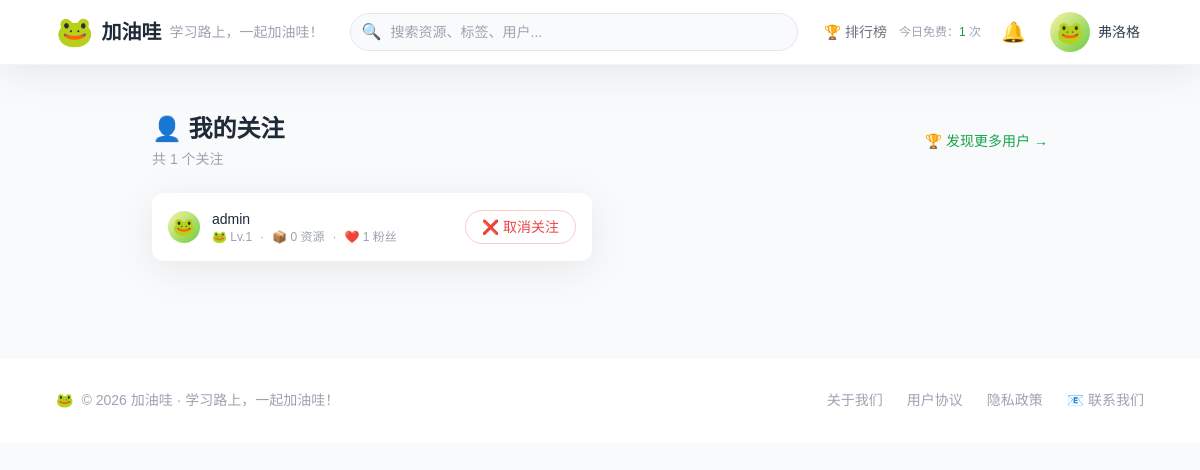
The page /my-follows/ (signed in) on the database as committed earlier.
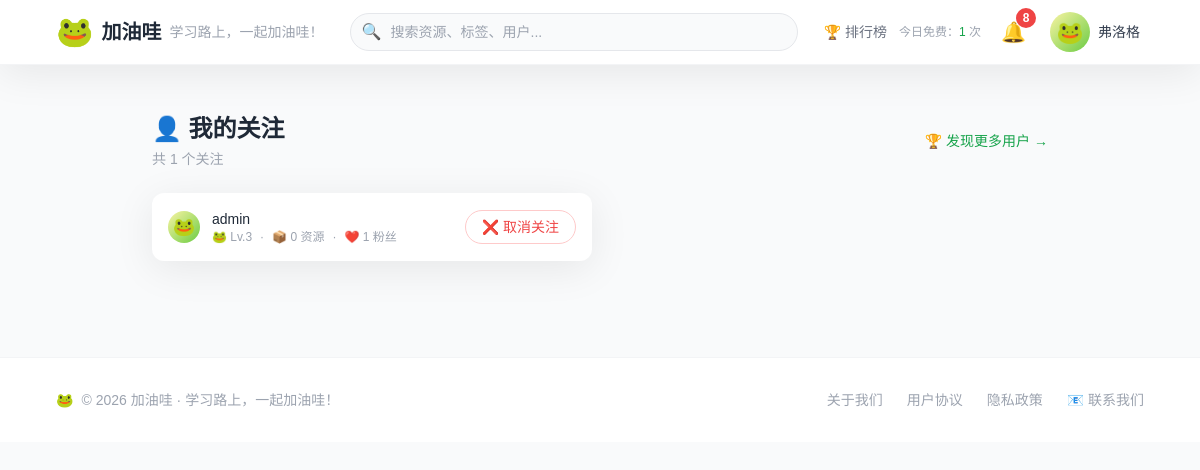
The same page on the database as committed later.
### users/models.py (models this page shows, shortened)
class Follow(models.Model):
    follower = models.ForeignKey(
        User,
        on_delete=models.CASCADE,
        related_name='following_set',
        verbose_name='关注者'
    )
    following = models.ForeignKey(
        User,
        on_delete=models.CASCADE,
        related_name='follower_set',
        verbose_name='被关注者'
    )
    created_at = models.DateTimeField(auto_now_add=True, verbose_name='关注时间')
    class Meta:
        db_table = 'users_follow'
        unique_together = ['follower', 'following']
        verbose_name = '关注关系'
        verbose_name_plural = '关注关系'

class User(AbstractUser):
    avatar = models.URLField(
        max_length=500,
        blank=True,
        null=True,
        help_text="用户自定义头像URL，为空则显示默认青蛙头像"
    )
    oil_balance = models.IntegerField(default=0, help_text="油滴余额")
    level = models.IntegerField(default=1, help_text="成长等级")
    exp = models.IntegerField(default=0, help_text="当前等级经验值")
    level_title = models.CharField(max_length=50, blank=True, default="小蝌蚪", help_text="等级称号")
    has_used_free_trial = models.BooleanField(default=False, help_text="是否已使用首次免费下载")
    invited_by = models.ForeignKey(
        'self',
        null=True,
        blank=True,
        on_delete=models.SET_NULL,
        help_text="邀请人"
    )
    daily_login_date = models.DateField(null=True, blank=True, help_text="最近一次登录日期（用于每日奖励去重）")
    is_banned = models.BooleanField(default=False, help_text="是否被封禁")
    daily_free_downloads = models.IntegerField(
        default=0,
        verbose_name="今日已用免费下载次数"
    )
    last_free_date = models.DateField(
        null=True,
        blank=True,
        verbose_name="上次免费下载日期"
    )
    class Meta:
        db_table = 'users_user'
        verbose_name = '用户'
        verbose_name_plural = '用户'

### users/views.py (the view)
# urls.py: path('my-follows/', views.my_follows_view, name='my_follows'),
@login_required
def my_follows_view(request):
    follows = Follow.objects.filter(follower=request.user).select_related('following').order_by('-created_at')
    paginator = Paginator(follows, 20)
    page = request.GET.get('page', 1)
    follows_page = paginator.get_page(page)
    return render(request, 'users/my_follows.html', {'follows': follows_page})

### templates/users/my_follows.html (shortened to what this page needs)
{% extends 'base.html' %}
{% load static %}
{% block content %}
<div class="max-w-4xl mx-auto py-6">
    <div class="flex items-center justify-between mb-6">
        <div>
            <h1 class="text-2xl font-bold text-gray-800">👤 我的关注</h1>
            <p class="text-sm text-gray-400 mt-1">共 {{ follows.paginator.count }} 个关注</p>
        </div>
        <a href="{% url 'ranking' %}" class="text-sm text-green-600 hover:text-green-700">
            🏆 发现更多用户 →
        </a>
    </div>
    {% if follows %}
    <div class="grid grid-cols-1 md:grid-cols-2 gap-4">
        {% for follow in follows %}
        <div class="bg-white rounded-xl card-shadow p-4 flex items-center justify-between hover:shadow-lg transition frog-hover">
            <div class="flex items-center space-x-3 min-w-0">
                <span class="avatar-frog avatar-frog-sm flex-shrink-0">🐸</span>
                <div class="min-w-0">
                    <div class="font-medium text-gray-800 text-sm">
                        {{ follow.following.first_name|default:follow.following.username }}
                    </div>
                    <div class="flex items-center space-x-2 text-xs text-gray-400">
                        <span>🐸 Lv.{{ follow.following.level }}</span>
                        <span>·</span>
                        <span>📦 {{ follow.following.resource_count|default:0 }} 资源</span>
                        <span>·</span>
                        <span>❤️ {{ follow.following.follower_set.count }} 粉丝</span>
                    </div>
                </div>
            </div>
            <button onclick="unfollow({{ follow.following.id }})"
                    class="text-sm px-4 py-1.5 rounded-full border border-red-200 text-red-500 hover:bg-red-50 hover:border-red-300 transition flex-shrink-0">
                ❌ 取消关注
            </button>
        </div>
        {% endfor %}
    </div>
    {% endif %}
</div>
{% endblock %}

### templates/base.html (shortened to what the changed rows need)
<!DOCTYPE html>
<html lang="zh-CN">
<head>
    <script src="https://cdn.tailwindcss.com"></script>
</head>
<body x-data="{ mobileMenu: false, notificationOpen: false, userMenuOpen: false }" class="bg-gray-50">
    <nav class="bg-white border-b border-gray-100 sticky top-0 z-50 card-shadow">
        <div class="max-w-6xl mx-auto px-4 sm:px-6 lg:px-8">
            <div class="flex justify-between items-center h-16">
                <div class="flex items-center space-x-3">
                    {% if user.is_authenticated %}
						<div x-data="{ open: false }" class="relative">
							<button @click="open = !open"
									@click.away="open = false"
									class="relative p-2 rounded-full hover:bg-gray-100 transition">
								<span class="text-xl">🔔</span>
								{% if unread_count > 0 %}
								<span class="absolute -top-0.5 -right-0.5 bg-red-500 text-white text-xs rounded-full w-5 h-5 flex items-center justify-center font-bold">
									{{ unread_count }}
								</span>
								{% endif %}
							</button>
						</div>
                    {% else %}
                        <a href="{% url 'users:login' %}" class="text-gray-600 hover:text-green-600 text-sm font-medium">登录</a>
                        <a href="{% url 'users:register' %}" class="btn-primary text-sm py-2 px-4">免费注册</a>
                    {% endif %}
                </div>
            </div>
        </div>
    </nav>
    <main class="max-w-6xl mx-auto px-4 sm:px-6 lg:px-8 py-6">
        {% block content %}{% endblock %}
    </main>
</body>
</html>

Rows that differ between the two databases and show on the page:
changed through a linked row, Follow "admin": following.level "1" → "3"
Other text that changed with them:
{{ unread_count }}: (not shown) → "8"
